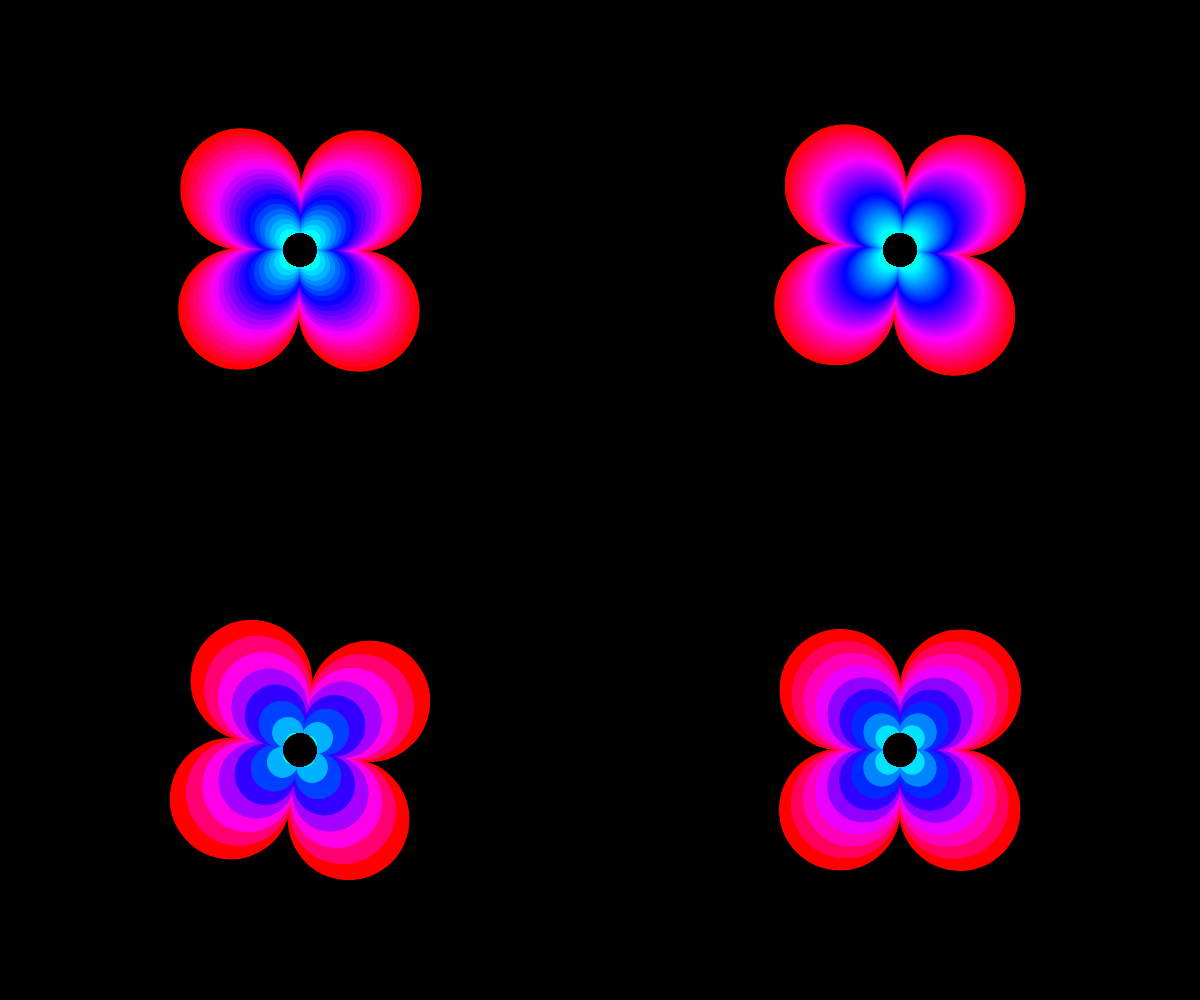
Frame 1 (no input)
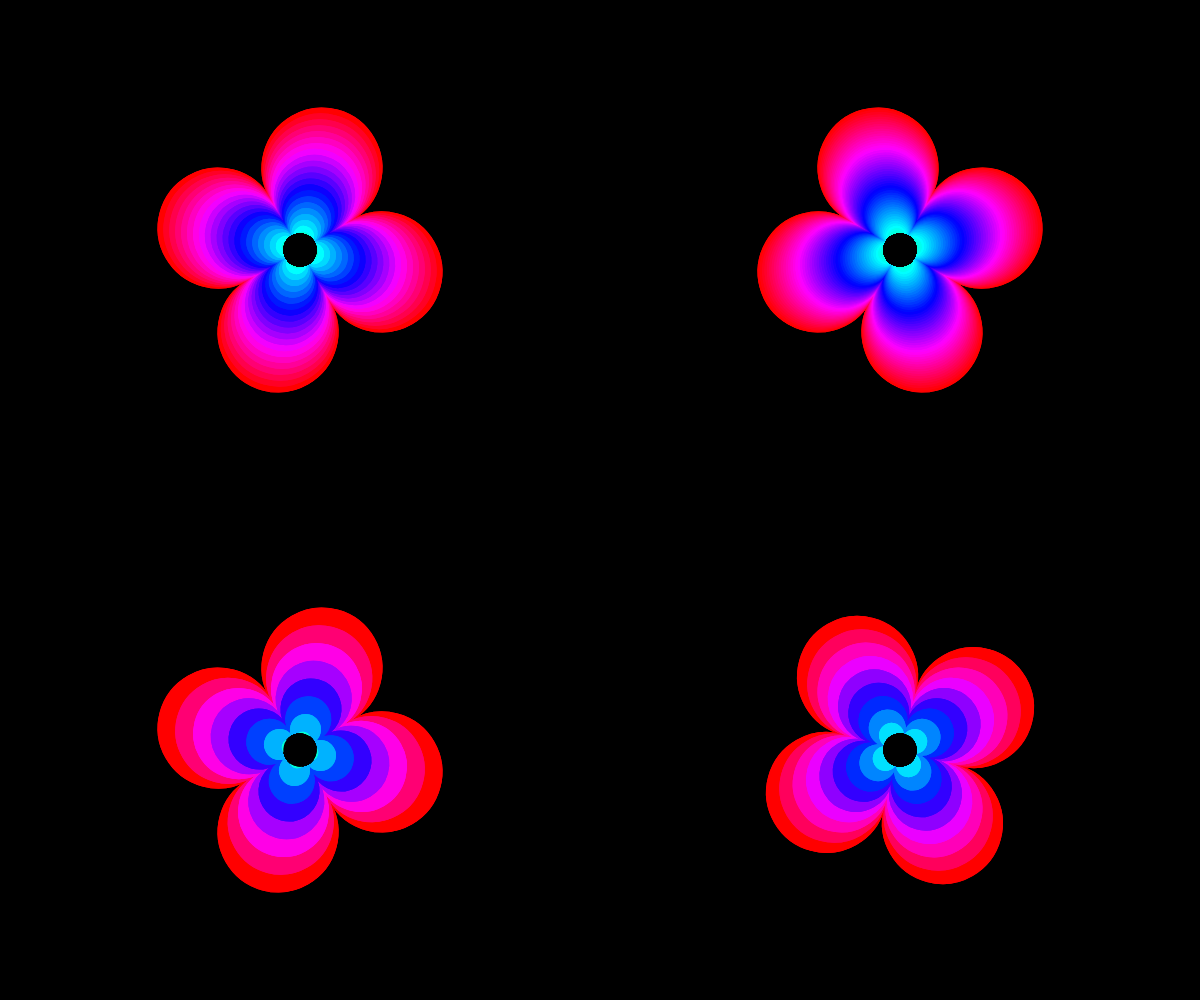
Frame 60 (no input)
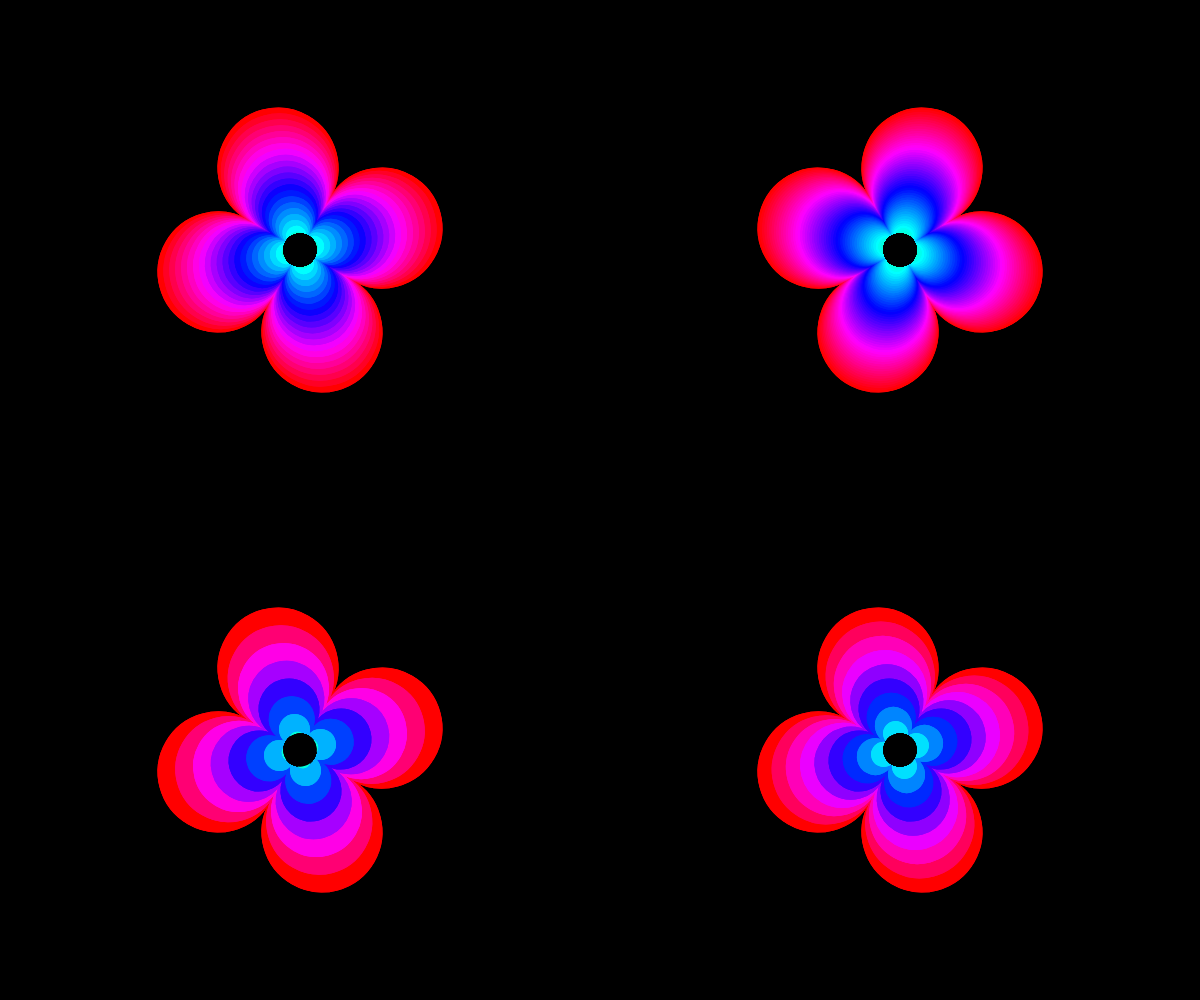
Frame 120 (the mouse pressed at the canvas centre since frame 60)

The p5.js sketch that drew these frames (run headless with seeded random() and noise() and a simulated clock; from frame 60 on, the mouse is pressed at the canvas centre):

// p5.js sketch
// ── sketch.js

// Global variables


function setup() {
  createCanvas(windowWidth, windowHeight);
   // Color Mode is set to HSB
   // 100 is the maximum value for all Hue, Saturation and Brightness
   colorMode(HSB, 100);
}

/* Loop */
function draw() {
  background(0, 0, 0);

  // Top-left corner
  push();
  translate(width / 4, height / 4);
  rotate(radians(frameCount));
  flowerGrad(5);
  pop();

  // Top-right corner
  push();
  translate(width - width / 4, height / 4);
  rotate(radians(frameCount * 5));
  flowerGrad(2);
  pop();

  // Bottom-left corner
  push();
  translate(width /4 , height - height / 4);
  rotate(radians(frameCount * 10));
  flowerGrad(15);
  pop();

  // Bottom-right corner
  push();
  translate(width - width / 4, height - height / 4);
  rotate(radians(frameCount / 4));
  flowerGrad(12);
  pop();

}

// Generates gradient colored flowers with given number of petals
function flowerGrad(petal) {
  let radius = width / 10;

  for (let i = radius; i > 0; i -= petal) {
    for (let j = 0; j < 8; j++) {
      push();
      ellipseMode(CORNER);
      rotate(TWO_PI * j / 4);
      let hue = map(i, 0, radius, 40, 100);
      stroke(hue, 100, 100);
      fill(hue, 100, 100);
      ellipse(0, 0, i);
      pop();

      // center of the flower
      ellipseMode(CENTER);
      noStroke();
      fill(15, 0, 0);
      ellipse(0, 0, width / 36);
    }
  }
}
